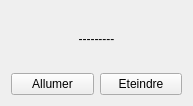
<?xml version="1.0" encoding="UTF-8"?>
<ui version="4.0">
 <class>monAmpoule</class>
 <widget class="QWidget" name="monAmpoule">
  <property name="geometry">
   <rect>
    <x>0</x>
    <y>0</y>
    <width>193</width>
    <height>106</height>
   </rect>
  </property>
  <property name="minimumSize">
   <size>
    <width>193</width>
    <height>0</height>
   </size>
  </property>
  <property name="maximumSize">
   <size>
    <width>16777215</width>
    <height>106</height>
   </size>
  </property>
  <property name="windowTitle">
   <string>Ampoule</string>
  </property>
  <layout class="QVBoxLayout" name="verticalLayout">
   <item>
    <widget class="QLabel" name="labelEtat">
     <property name="sizePolicy">
      <sizepolicy hsizetype="Minimum" vsizetype="Preferred">
       <horstretch>0</horstretch>
       <verstretch>0</verstretch>
      </sizepolicy>
     </property>
     <property name="text">
      <string>---------</string>
     </property>
     <property name="alignment">
      <set>Qt::AlignCenter</set>
     </property>
    </widget>
   </item>
   <item>
    <layout class="QHBoxLayout" name="horizontalLayout">
     <item>
      <widget class="QPushButton" name="bAllumer">
       <property name="text">
        <string>Allumer</string>
       </property>
      </widget>
     </item>
     <item>
      <widget class="QPushButton" name="bEteindre">
       <property name="text">
        <string>Eteindre</string>
       </property>
      </widget>
     </item>
    </layout>
   </item>
  </layout>
 </widget>
 <resources/>
 <connections/>
</ui>
